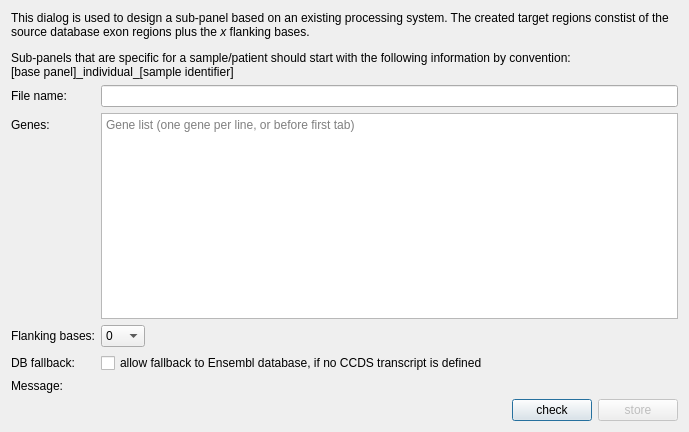
<?xml version="1.0" encoding="UTF-8"?>
<ui version="4.0">
 <class>SubpanelDesignDialog</class>
 <widget class="QDialog" name="SubpanelDesignDialog">
  <property name="geometry">
   <rect>
    <x>0</x>
    <y>0</y>
    <width>689</width>
    <height>432</height>
   </rect>
  </property>
  <property name="windowTitle">
   <string>Sub-panel design</string>
  </property>
  <layout class="QFormLayout" name="formLayout">
   <item row="0" column="0" colspan="2">
    <widget class="QLabel" name="label_5">
     <property name="sizePolicy">
      <sizepolicy hsizetype="Preferred" vsizetype="Fixed">
       <horstretch>0</horstretch>
       <verstretch>0</verstretch>
      </sizepolicy>
     </property>
     <property name="text">
      <string>&lt;html&gt;&lt;head/&gt;&lt;body&gt;&lt;p&gt;This dialog is used to design a sub-panel based on an existing processing system. The created target regions constist of the source database exon regions plus the &lt;span style=&quot; font-style:italic;&quot;&gt;x&lt;/span&gt; flanking bases.&lt;/p&gt;&lt;p&gt;Sub-panels that are specific for a sample/patient should start with the following information by convention:&lt;br/&gt;[base panel]_individual_[sample identifier]&lt;/p&gt;&lt;/body&gt;&lt;/html&gt;</string>
     </property>
     <property name="scaledContents">
      <bool>false</bool>
     </property>
     <property name="wordWrap">
      <bool>true</bool>
     </property>
    </widget>
   </item>
   <item row="1" column="0">
    <widget class="QLabel" name="label_3">
     <property name="text">
      <string>File name:</string>
     </property>
    </widget>
   </item>
   <item row="1" column="1">
    <widget class="QLineEdit" name="name"/>
   </item>
   <item row="3" column="0">
    <widget class="QLabel" name="label">
     <property name="toolTip">
      <string>Approved genes list (one per line).</string>
     </property>
     <property name="text">
      <string>Genes:</string>
     </property>
    </widget>
   </item>
   <item row="3" column="1">
    <widget class="QPlainTextEdit" name="genes">
     <property name="sizePolicy">
      <sizepolicy hsizetype="Expanding" vsizetype="Expanding">
       <horstretch>1</horstretch>
       <verstretch>1</verstretch>
      </sizepolicy>
     </property>
     <property name="placeholderText">
      <string>Gene list (one gene per line, or before first tab)</string>
     </property>
    </widget>
   </item>
   <item row="4" column="0">
    <widget class="QLabel" name="label_6">
     <property name="text">
      <string>Flanking bases:</string>
     </property>
    </widget>
   </item>
   <item row="4" column="1">
    <layout class="QHBoxLayout" name="horizontalLayout_2">
     <item>
      <widget class="QComboBox" name="flanking">
       <property name="currentText">
        <string>20</string>
       </property>
       <item>
        <property name="text">
         <string>0</string>
        </property>
       </item>
       <item>
        <property name="text">
         <string>3</string>
        </property>
       </item>
       <item>
        <property name="text">
         <string>5</string>
        </property>
       </item>
       <item>
        <property name="text">
         <string>10</string>
        </property>
       </item>
       <item>
        <property name="text">
         <string>20</string>
        </property>
       </item>
      </widget>
     </item>
     <item>
      <spacer name="horizontalSpacer_2">
       <property name="orientation">
        <enum>Qt::Horizontal</enum>
       </property>
       <property name="sizeHint" stdset="0">
        <size>
         <width>40</width>
         <height>20</height>
        </size>
       </property>
      </spacer>
     </item>
    </layout>
   </item>
   <item row="5" column="0">
    <widget class="QLabel" name="label_7">
     <property name="text">
      <string>DB fallback:</string>
     </property>
    </widget>
   </item>
   <item row="5" column="1">
    <layout class="QHBoxLayout" name="horizontalLayout_3">
     <item>
      <widget class="QCheckBox" name="fallback">
       <property name="text">
        <string>allow fallback to Ensembl database, if no CCDS transcript is defined</string>
       </property>
      </widget>
     </item>
     <item>
      <spacer name="horizontalSpacer_3">
       <property name="orientation">
        <enum>Qt::Horizontal</enum>
       </property>
       <property name="sizeHint" stdset="0">
        <size>
         <width>40</width>
         <height>20</height>
        </size>
       </property>
      </spacer>
     </item>
    </layout>
   </item>
   <item row="6" column="0">
    <widget class="QLabel" name="label_4">
     <property name="text">
      <string>Message:</string>
     </property>
    </widget>
   </item>
   <item row="6" column="1">
    <widget class="QLabel" name="messages">
     <property name="text">
      <string/>
     </property>
     <property name="wordWrap">
      <bool>true</bool>
     </property>
    </widget>
   </item>
   <item row="8" column="0" colspan="2">
    <layout class="QHBoxLayout" name="horizontalLayout">
     <item>
      <spacer name="horizontalSpacer">
       <property name="orientation">
        <enum>Qt::Horizontal</enum>
       </property>
       <property name="sizeHint" stdset="0">
        <size>
         <width>40</width>
         <height>20</height>
        </size>
       </property>
      </spacer>
     </item>
     <item>
      <widget class="QPushButton" name="check">
       <property name="text">
        <string>check</string>
       </property>
      </widget>
     </item>
     <item>
      <widget class="QPushButton" name="store">
       <property name="enabled">
        <bool>false</bool>
       </property>
       <property name="text">
        <string>store</string>
       </property>
      </widget>
     </item>
    </layout>
   </item>
  </layout>
 </widget>
 <resources/>
 <connections/>
</ui>
